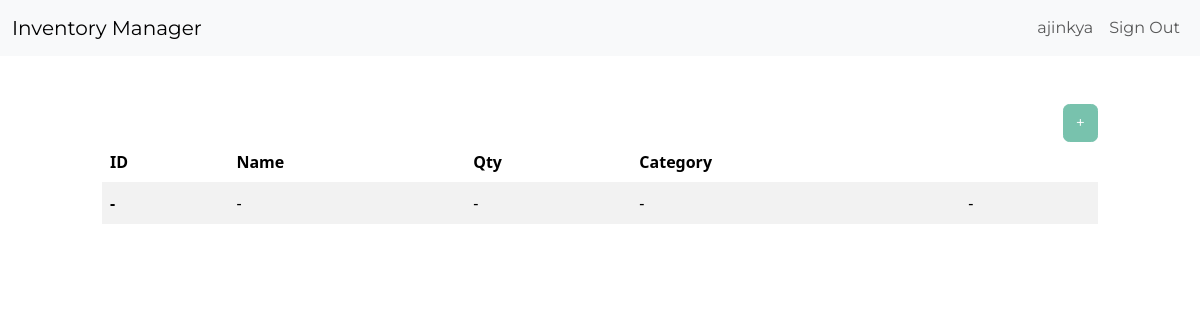
Page /dashboard/ (signed in) on the earlier database version.
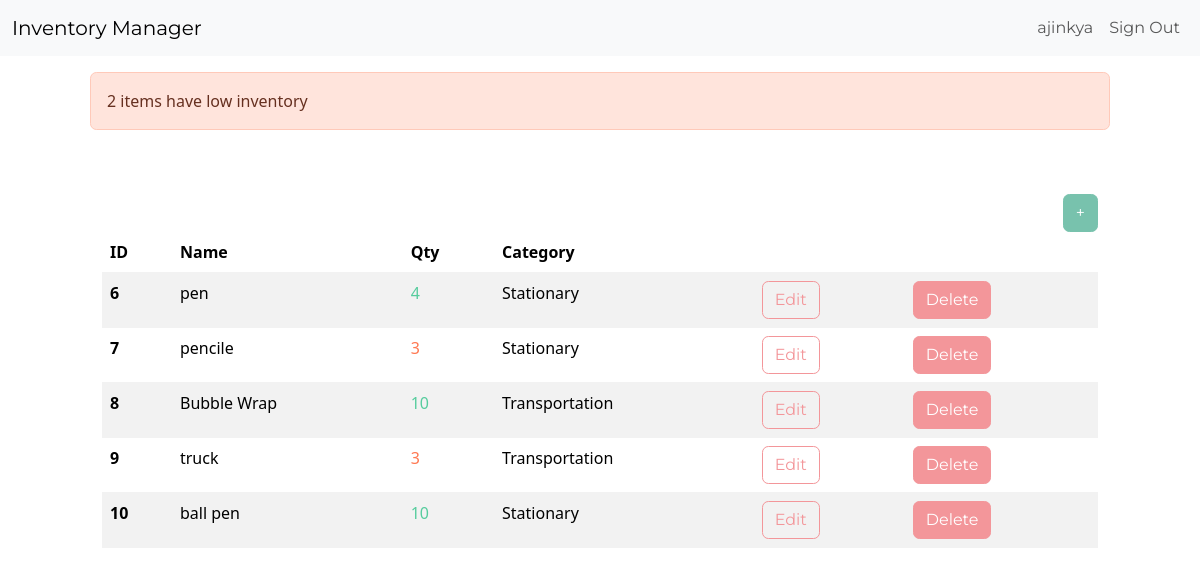
Same page on the later database version.
### inventory/models.py (models this page shows, shortened)
class InventoryItem(models.Model):
	name = models.CharField(max_length=200)
	quantity = models.IntegerField()
	category = models.ForeignKey('Category', on_delete=models.SET_NULL, blank=True, null=True)
	date_created = models.DateTimeField(auto_now_add=True)
	user = models.ForeignKey(User, on_delete=models.CASCADE)

class Category(models.Model):
	name = models.CharField(max_length=200)
	class Meta:
		verbose_name_plural = 'categories'

### inventory/views.py (the view)
# urls.py: path('dashboard/', Dashboard.as_view(), name='dashboard'),
class Dashboard(LoginRequiredMixin, View):
    def get(self, request):
        items = InventoryItem.objects.filter(user=self.request.user.id).order_by('id')
        low_inventory = InventoryItem.objects.filter(
            user=self.request.user.id,
            quantity__lte=LOW_QUANTITY
        )
        if low_inventory.count() > 0:
            if low_inventory.count() > 1:
                messages.error(request, f'{low_inventory.count()} items have low inventory')
            else:
                messages.error(request, f'{low_inventory.count()} item has low inventory')
        low_inventory_ids = InventoryItem.objects.filter(
            user=self.request.user.id,
            quantity__lte=LOW_QUANTITY
        ).values_list('id', flat=True)
        return render(request, 'inventory/dashboard.html', {'items': items, 'low_inventory_ids': low_inventory_ids})

### inventory/templates/inventory/dashboard.html
{% extends 'inventory/base.html' %}
{% block content %}
	{% if messages %}
		<div class="row mt-3">
			{% for message in messages %}
				{% if message.tags == 'error' %}
					<div class="col-md-10 col-12 mx-auto alert alert-danger">
						{{ message }}
					</div>
				{% else %}
					<div class="col-md-10 col-12 mx-auto alert alert-success">
						{{ message }}
					</div>
				{% endif %}
			{% endfor %}
		</div>
	{% endif %}
	<div class="row">
		<div class="col-md-10 col-12 mx-auto mt-5">
			<div class="d-flex justify-content-end">
				<a href="{% url 'add-item' %}" class="btn btn-primary">+</a>
			</div>
			<table class="table table-hover table-striped">
				<thead>
					<tr>
						<th scope="col">ID</th>
						<th scope="col">Name</th>
						<th scope="col">Qty</th>
						<th scope="col">Category</th>
						<th scope="col"></th>
						<th scope="col"></th>
					</tr>
				</thead>
				<tbody>
					{% if items|length == 0 %}
					<tr>
						<th scope="row">-</th>
						<td>-</td>
						<td>-</td>
						<td>-</td>
						<td>-</td>
						<td></td>
					</tr>
					{% endif %}
					{% for item in items %}
					<tr>
						<th scope="row">{{ item.id }}</th>
						<td>{{ item.name }}</td>
						{% if item.id in low_inventory_ids %}
							<td class="text-danger">{{ item.quantity }}</td>
						{% else %}
							<td class="text-success">{{ item.quantity }}</td>
						{% endif %}
						<td>{{ item.category.name }}</td>
						<td><a href="{% url 'edit-item' item.id %}" class="btn btn-outline-secondary">Edit</a></td>
						<td><a href="{% url 'delete-item' item.id %}" class="btn btn-secondary">Delete</a></td>
					</tr>
					{% endfor %}
				</tbody>
			</table>
		</div>
	</div>
{% endblock content %}

### inventory/templates/inventory/base.html (shortened to what this page needs)
<!DOCTYPE html>
<html lang="en">
<head>
	<link href="https://bootswatch.com/5/minty/bootstrap.min.css" rel="stylesheet">
</head>
<body>
	{% load static %}
	{% include 'inventory/navigation.html' %}
	{% block content %}
	{% endblock content %}
</body>
</html>

### inventory/templates/inventory/navigation.html (shortened to what this page needs)
<nav class="navbar navbar-expand-lg bg-light">
	<div class="container-fluid">
		<a class="navbar-brand" href="{% url 'index' %}">Inventory Manager</a>
		<div class="collapse navbar-collapse justify-content-end" id="navbarNav">
			<ul class="navbar-nav">
				{% if user.is_authenticated %}
					<li class="nav-item">
						<a class="nav-link" href="#">{{ user.username }}</a>
					</li>
					<li class="nav-item">
						<a class="nav-link" href="{% url 'logout' %}">Sign Out</a>
					</li>
				{% endif %}
			</ul>
		</div>
	</div>
</nav>

Differences in the rows shown:
added InventoryItem: id "6", name "pen", quantity "4", category.name "Stationary"
added InventoryItem: id "7", name "pencile", quantity "3", category.name "Stationary"
added InventoryItem: id "8", name "Bubble Wrap", quantity "10", category.name "Transportation"
added InventoryItem: id "9", name "truck", quantity "3", category.name "Transportation"
added InventoryItem: id "10", name "ball pen", quantity "10", category.name "Stationary"
Other differences:
new list line: "2 items have low inventory"
